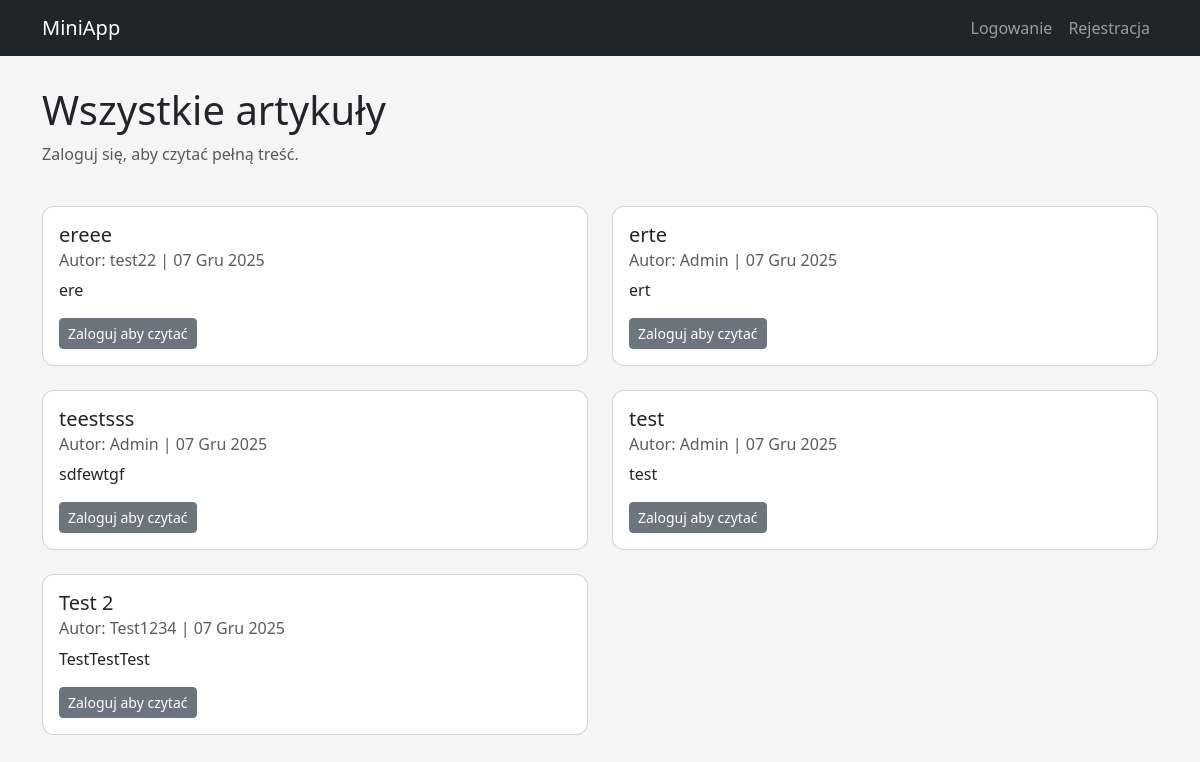
The page / on the database its author committed.
### core/models.py (models this page shows, shortened)
class Article(models.Model):
    title = models.CharField(max_length=200, verbose_name="Tytuł")
    content = models.TextField(verbose_name="Treść")
    author = models.ForeignKey(User, on_delete=models.CASCADE, verbose_name="Autor")
    created_at = models.DateTimeField(auto_now_add=True, verbose_name="Utworzono")
    updated_at = models.DateTimeField(auto_now=True, verbose_name="Zaktualizowano")

### core/views.py (the view)
# urls.py: path('', views.article_list, name='index'),
def article_list(request):
    articles = Article.objects.all().order_by('-created_at')
    return render(request, 'index.html', {'articles': articles})

### templates/index.html
{% extends 'base.html' %}
{% block content %}
<div class="row">
    <div class="col-md-12 mb-4">
        <h1>Wszystkie artykuły</h1>
        <p class="text-muted">
            {% if not user.is_authenticated %}
                Zaloguj się, aby czytać pełną treść.
            {% else %}
                Witaj w panelu czytelnika.
            {% endif %}
        </p>
    </div>
</div>
<div class="row">
    {% for article in articles %}
    <div class="col-md-6 mb-4">
        <div class="card h-100">
            <div class="card-body">
                <h5 class="card-title">{{ article.title }}</h5>
                <h6 class="card-subtitle mb-2 text-muted">Autor: {{ article.author }} | {{ article.created_at|date:"d M Y" }}</h6>
                <p class="card-text">
                    {{ article.content|truncatewords:20 }}
                </p>
                {% if user.is_authenticated %}
                    <a href="{% url 'article_detail' article.pk %}" class="btn btn-primary btn-sm">Czytaj całość</a>
                {% else %}
                    <a href="{% url 'login' %}?next={% url 'article_detail' article.pk %}" class="btn btn-secondary btn-sm">Zaloguj aby czytać</a>
                {% endif %}
            </div>
        </div>
    </div>
    {% empty %}
    <div class="col-12">
        <div class="alert alert-info">Brak artykułów do wyświetlenia.</div>
    </div>
    {% endfor %}
</div>
{% endblock %}

### templates/base.html (shortened to what this page needs)
<!DOCTYPE html>
<html lang="pl">
<head>
    <link href="https://cdn.jsdelivr.net/npm/bootstrap@5.3.0/dist/css/bootstrap.min.css" rel="stylesheet">
</head>
<body>
<nav class="navbar navbar-expand-lg navbar-dark bg-dark">
    <div class="container">
        <a class="navbar-brand" href="/">MiniApp</a>
        <div class="collapse navbar-collapse">
            <ul class="navbar-nav ms-auto">
                {% if user.is_authenticated %}
                    <li class="nav-item"><span class="nav-link">Witaj, {{ user.username }}</span></li>
                    <li class="nav-item"><a class="nav-link" href="{% url 'article_create' %}">Nowy artykuł</a></li>
                    <li class="nav-item"><a class="nav-link" href="/logout/">Wyloguj</a></li>
                {% else %}
                    <li class="nav-item"><a class="nav-link" href="/login/">Logowanie</a></li>
                    <li class="nav-item"><a class="nav-link" href="/register/">Rejestracja</a></li>
                {% endif %}
            </ul>
        </div>
    </div>
</nav>
<div class="container">
    {% block content %}{% endblock %}
</div>
</body>
</html>

### templates/base.html (style rules this page uses)
body { background: #f5f5f5; }
.navbar { margin-bottom: 30px; }
.card { border-radius: 12px; }

### rows shown on the page
Article: title "ereee", author "test22", created_at "07 Gru 2025", content "ere"
Article: title "erte", author "Admin", created_at "07 Gru 2025", content "ert"
Article: title "teestsss", author "Admin", created_at "07 Gru 2025", content "sdfewtgf"
Article: title "test", author "Admin", created_at "07 Gru 2025", content "test"
Article: title "Test 2", author "Test1234", created_at "07 Gru 2025", content "TestTestTest"
